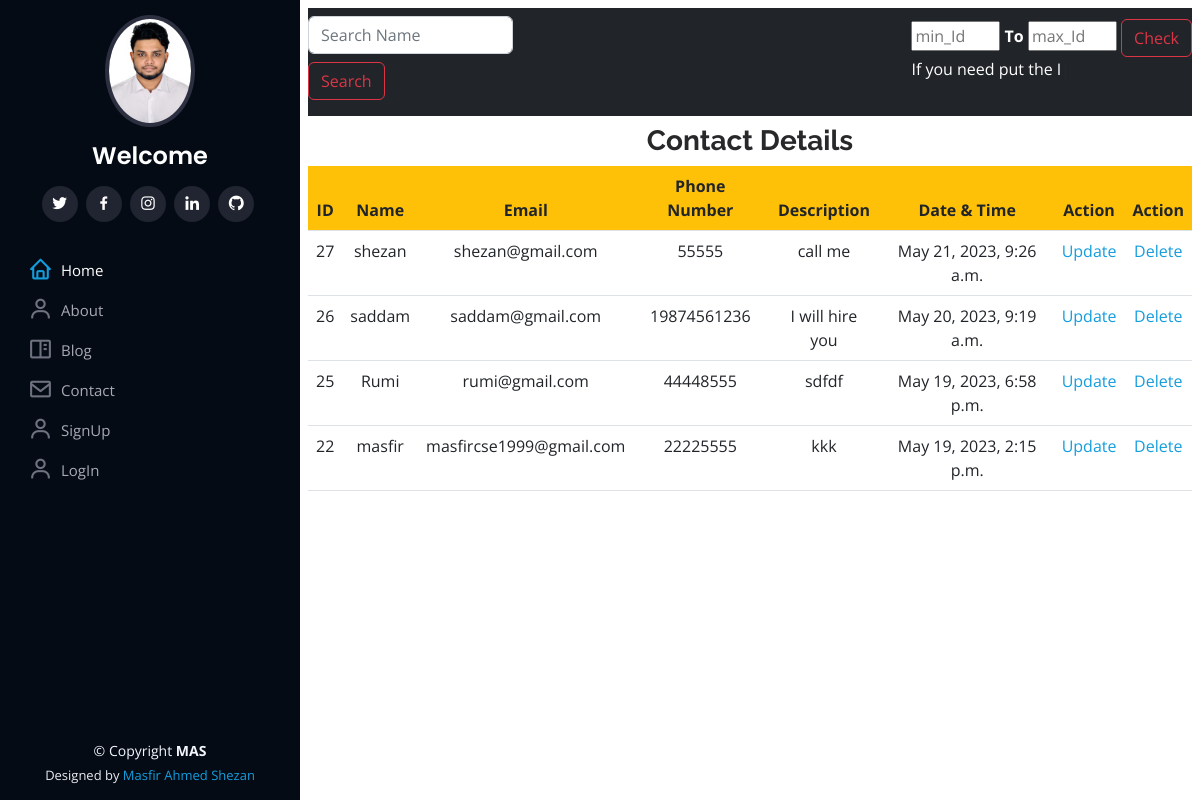
Page /contact_details on the committed database.
### portfolio/models.py (models this page shows, shortened)
class Contact(models.Model):
    name = models.CharField(max_length=30)
    email = models.EmailField(max_length=30)
    phonenumber = models.CharField(max_length=15)
    description = models.TextField()
    timeStamp = models.DateTimeField(auto_now_add=True,blank=True)

### portfolio/views.py (the view)
# urls.py: path('contact_details', views.contact_details, name ='contact_details'),
def contact_details(request):
    p = Contact.objects.all()
    context={
       'p': p
    }
    return render(request,"contactdetails.html",context)

### templates/contactdetails.html (shortened to what this page needs)
{% extends "basic.html" %}
{% block stylecss %}
<link rel="stylesheet" href="https://cdnjs.cloudflare.com/ajax/libs/font-awesome/6.4.0/css/all.min.css"
integrity="sha512-iecdLmaskl7CVkqkXNQ/ZH/XLlvWZOJyj7Yy7tcenmpD1ypASozpmT/E0iPtmFIB46ZmdtAc9eNBvH0H/ZpiBw=="
crossorigin="anonymous" />
{% endblock stylecss %}
{% block body %}
<div class="container p-2">
  <nav class="navbar bg-dark">
    <form class="form-inline" action="{% url 'contact_search' %}" method="get">
      <input class="form-control mb-2" type="search" placeholder="Search Name" aria-label="Search" name='search_item'>
      <button class="btn btn-outline-danger mb-2" type="submit">Search</button>
    </form>
    <div class="mb-4">
    <form action="{% url 'contact_search_id' %}" method="get">
      <input type="text" name="min_id" maxlength="50" placeholder="min_Id" size="8"><strong><span class="text-white"> To </span></strong>
      <input type="text" name="max_id" maxlength="50" placeholder="max_Id" size="8">
      <button class="btn btn-outline-danger" type="submit" value="Check" > Check </button><br>
    </form>
    <span class="typed text-white" data-typed-items="If you need put the ID range here!"></span>
    </div>
  </nav>
  <div class="row">
    <div class="col-md-15">
      <table class="table">
        <thead class="bg-warning text-center">
          <h3 class="text-center mt-2"><strong>Contact Details</strong></h3>
          <tr>
            <th scope="col">ID</th>
            <th scope="col">Name</th>
            <th scope="col">Email</th>
            <th scope="col">Phone Number</th>
            <th scope="col">Description</th>
            <th scope="col">Date & Time</th>
            <th scope="col">Action</th>
            <th scope="col">Action</th>
          </tr>
        </thead>
        <tbody>
          {% for info in p reversed %}
          <tr class="text-center">
            <td>{{info.id}}</td>
            <td>{{info.name}}</td>
            <td>{{info.email}}</td>
            <td>{{info.phonenumber}}</td>
            <td>{{info.description}}</td>
            <td>{{info.timeStamp}}</td>
            <td><a href="{% url 'update' info.id %}">Update</a></td>
            <td><a href="{% url 'delete' info.id %}">Delete</a></td>
          </tr>
          {% endfor %}
        </tbody>
      </table>
    </div>
  </div>
</div>
{% endblock body %}

### static/assets/css/style.css (style rules this page uses)
body { font-family: "Open Sans", sans-serif; color: #272829; }
a { color: #149ddd; text-decoration: none; }
h1, h2, h3, h4, h5, h6 { font-family: "Raleway", sans-serif; }

### rows in the picture
Contact: id "27", name "shezan", email "shezan@gmail.com", phonenumber "55555", description "call me", timeStamp "May 21, 2023, 9:26 a.m."
Contact: id "26", name "saddam", email "saddam@gmail.com", phonenumber "19874561236", description "I will hire you", timeStamp "May 20, 2023, 9:19 a.m."
Contact: id "25", name "Rumi", email "rumi@gmail.com", phonenumber "44448555", description "sdfdf", timeStamp "May 19, 2023, 6:58 p.m."
Contact: id "22", name "masfir", email "masfircse1999@gmail.com", phonenumber "22225555", description "kkk", timeStamp "May 19, 2023, 2:15 p.m."
